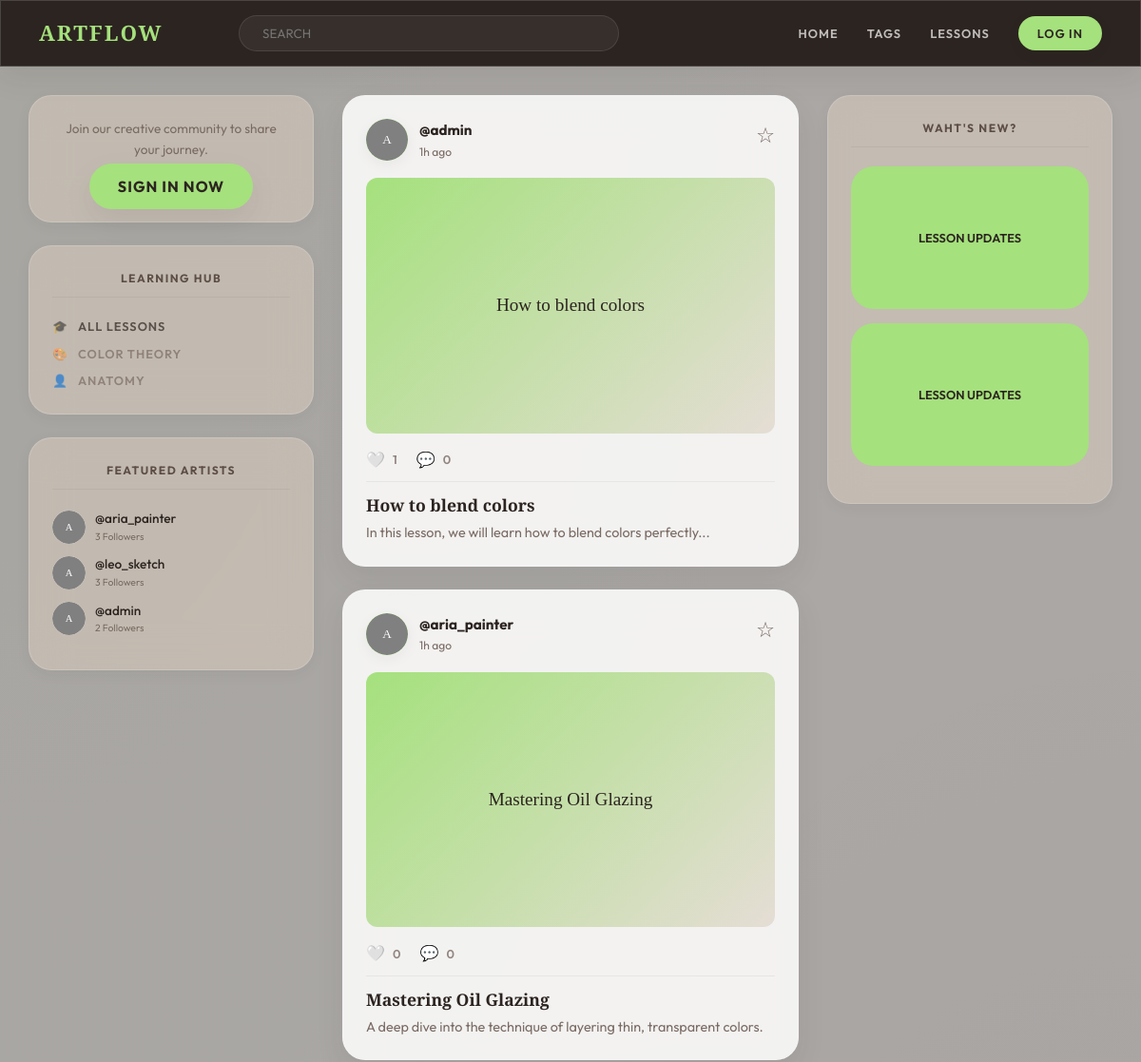
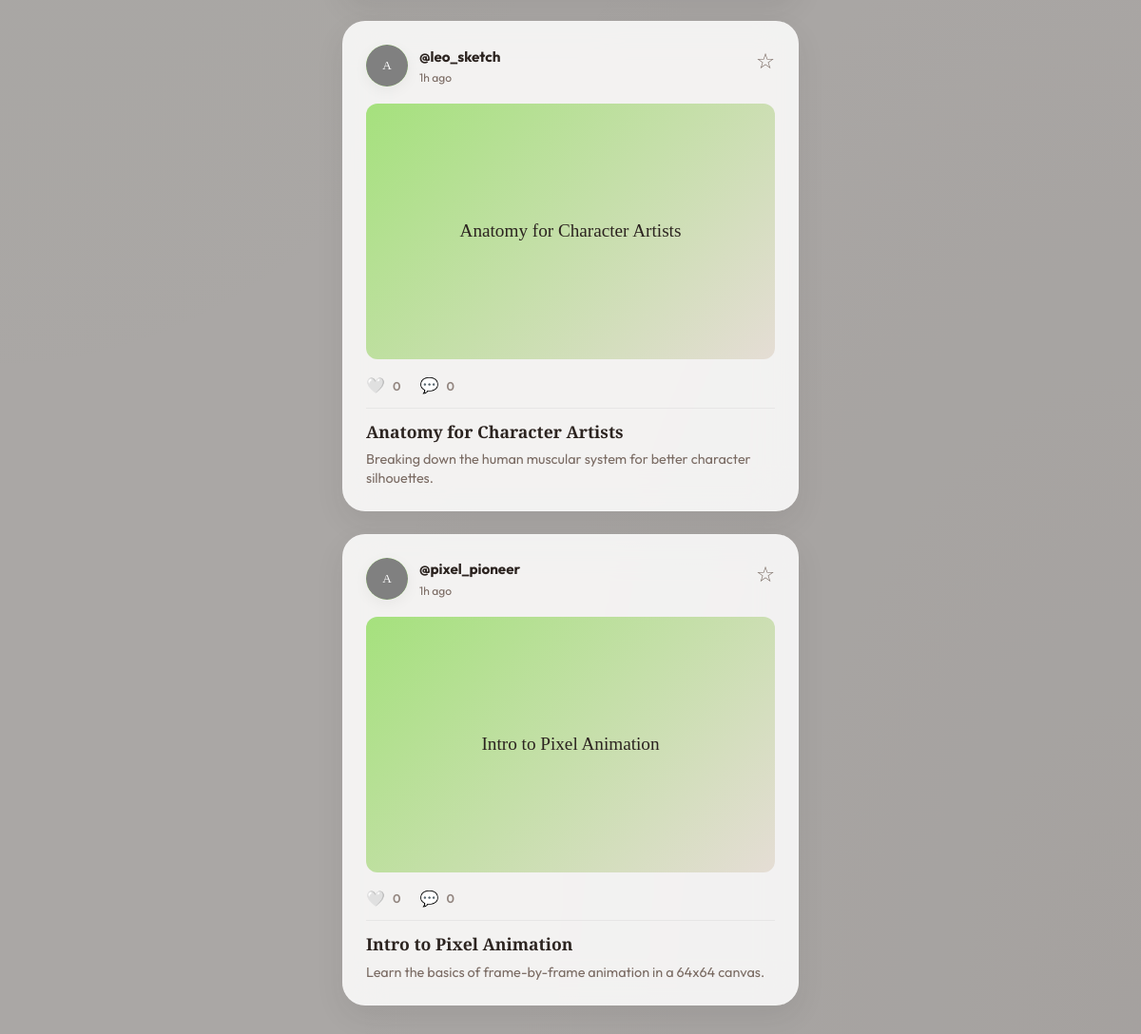
Page /index.php?type=lesson on the committed database (2 pictures, top to bottom).
### tables this page shows
CREATE TABLE IF NOT EXISTS users (
    id INT AUTO_INCREMENT PRIMARY KEY,
    username VARCHAR(50) NOT NULL UNIQUE,
    email VARCHAR(100) NOT NULL UNIQUE,
    password VARCHAR(255) NOT NULL,
    role ENUM('user', 'admin') DEFAULT 'user',
    bio TEXT,
    avatar VARCHAR(255) DEFAULT 'default-avatar.png',
    created_at TIMESTAMP DEFAULT CURRENT_TIMESTAMP
);

CREATE TABLE IF NOT EXISTS posts (
    id INT AUTO_INCREMENT PRIMARY KEY,
    user_id INT NOT NULL,
    title VARCHAR(255) NOT NULL,
    content TEXT NOT NULL,
    image VARCHAR(255) DEFAULT NULL,
    type ENUM('artwork', 'lesson', 'project') NOT NULL,
    visibility ENUM('public', 'private') DEFAULT 'public',
    created_at TIMESTAMP DEFAULT CURRENT_TIMESTAMP,
    FOREIGN KEY (user_id) REFERENCES users(id) ON DELETE CASCADE
);

### models/UserModel.php (called while the page is built, shortened)
<?php
class UserModel {
    private $pdo;
    public function __construct() {
        global $pdo;
        $this->pdo = $pdo;
    }
    public function getFeaturedArtists($limit = 3) {
        $stmt = $this->pdo->prepare("SELECT u.*, (SELECT COUNT(*) FROM follows WHERE following_id = u.id) as followers_count
                                     FROM users u
                                     ORDER BY followers_count DESC LIMIT ?");
        $stmt->bindValue(1, (int)$limit, PDO::PARAM_INT);
        $stmt->execute();
        return $stmt->fetchAll();
    }
}

### models/PostModel.php (called while the page is built, shortened)
<?php
class PostModel {
    private $pdo;
    public function __construct() {
        global $pdo;
        $this->pdo = $pdo;
    }
    public function getFeed($page = 1, $perPage = 10, $currentUserId = null, $type = '', $search = '') {
        $offset = ($page - 1) * $perPage;
        $whereClause = "WHERE (p.visibility = 'public'";
        $params = [];
        if ($currentUserId) {
            $whereClause .= " OR p.user_id = ?)";
            $params[] = $currentUserId;
        } else {
            $whereClause .= ")";
        }
        if ($type) {
            $whereClause .= " AND p.type = ?";
            $params[] = $type;
        }
        $sql = "SELECT p.*, u.username, u.avatar,
                (SELECT COUNT(*) FROM likes WHERE post_id = p.id) as likes_count,
                (SELECT COUNT(*) FROM comments WHERE post_id = p.id) as comments_count
                " . ($currentUserId ? ", (SELECT COUNT(*) FROM likes WHERE post_id = p.id AND user_id = " . (int)$currentUserId . ") as is_liked" : ", 0 as is_liked") . "
                " . ($currentUserId ? ", (SELECT COUNT(*) FROM favorites WHERE post_id = p.id AND user_id = " . (int)$currentUserId . ") as is_saved" : ", 0 as is_saved") . "
                FROM posts p
                JOIN users u ON p.user_id = u.id
                $whereClause
                ORDER BY p.created_at DESC
                LIMIT ? OFFSET ?";
        $params[] = (int)$perPage;
        $params[] = (int)$offset;
        $stmt = $this->pdo->prepare($sql);
        foreach ($params as $k => $v) {
            $typePDO = is_int($v) ? PDO::PARAM_INT : PDO::PARAM_STR;
            $stmt->bindValue($k + 1, $v, $typePDO);
        }
        $stmt->execute();
        return $stmt->fetchAll();
    }
}

### views/partials/post_card.php (the view)
<?php
$liked = !empty($post['is_liked']);
$faved = !empty($post['is_saved']);
?>
<article class="post-card" data-id="<?= $post['id'] ?>">
    <div class="post-actions-top">
        <div class="post-save action-btn <?= $faved ? 'active' : '' ?>" data-action="favorite">
            <span><?= $faved ? '★' : '☆' ?></span>
        </div>
    </div>
    <div class="post-header">
        <div class="post-pfp">
            <img src="<?= avatarUrl($post['avatar']) ?>" alt="<?= sanitize($post['username']) ?>" style="width:100%; height:100%; object-fit:cover;">
        </div>
        <div class="post-user-info">
            <span class="post-username">@<?= sanitize($post['username']) ?></span>
            <span class="post-time"><?= timeAgo($post['created_at']) ?></span>
        </div>
    </div>
    <div class="post-image-container">
        <?php if (!empty($post['image'])): ?>
            <img src="<?= postImageUrl($post['image']) ?>" alt="<?= sanitize($post['title']) ?>" class="post-image" loading="lazy">
        <?php else: ?>
            <div class="post-image-placeholder">
                <?= sanitize($post['title']) ?>
            </div>
        <?php endif; ?>
    </div>
    <div class="post-footer">
        <div class="post-meta-actions">
            <div class="post-like action-btn <?= $liked ? 'active' : '' ?>" data-action="like">
                <span class="icon"><?= $liked ? '❤️' : '🤍' ?></span>
                <span class="count"><?= $post['likes_count'] ?></span>
            </div>
            <div class="post-comment-btn action-btn">
                <span class="icon">💬</span>
                <span class="count"><?= $post['comments_count'] ?></span>
            </div>
        </div>
        <h3 class="post-title" style="font-size: 1.1rem; margin: 10px 0 5px;"><?= sanitize($post['title']) ?></h3>
        <?php if (!empty($post['content'])): ?>
            <p class="post-excerpt" style="font-size: 0.9rem; color: var(--text-muted); line-height: 1.4;">
                <?= nl2br(sanitize(truncate($post['content'], 120))) ?>
            </p>
        <?php endif; ?>
    </div>
</article>

### index.php (shortened to what this page needs)
<?php
require_once __DIR__ . '/config/database.php';
require_once __DIR__ . '/config/auth.php';
require_once __DIR__ . '/models/UserModel.php';
require_once __DIR__ . '/models/PostModel.php';
$postModel = new PostModel();
$page    = max(1, (int)($_GET['page'] ?? 1));
$type    = in_array($_GET['type'] ?? '', ['artwork', 'lesson', 'project']) ? $_GET['type'] : '';
$search  = sanitize(trim($_GET['q'] ?? ''));
$perPage = 10;
$posts     = $postModel->getFeed($page, $perPage, currentUserId(), $type, $search);
require_once __DIR__ . '/views/partials/head.php';
require_once __DIR__ . '/views/partials/topbar.php';
?>
<main class="app-container">
    <?php require __DIR__ . '/views/partials/sidebar.php'; ?>
    <div class="feed-area">
        <?php if (empty($posts)): ?>
            <div class="post-card text-center">
                <h3>No posts found</h3>
                <p>Be the first to share something!</p>
            </div>
        <?php else: foreach ($posts as $post): ?>
            <?php require __DIR__ . '/views/partials/post_card.php'; ?>
        <?php endforeach; endif; ?>
    </div>
    <aside class="right-sidebar">
        <div class="sidebar-box">
            <div class="box-title">WAHT'S NEW?</div>
            <div class="lesson-update">LESSON UPDATES</div>
            <div class="lesson-update">LESSON UPDATES</div>
        </div>
    </aside>
</main>
</body>
</html>

### views/partials/sidebar.php (shortened to what this page needs)
<?php
$um = new UserModel();
$sUser = isLoggedIn() ? $um->findById(currentUserId()) : null;
?>
<aside class="left-sidebar">
  <div class="sidebar-box">
    <?php if ($sUser): ?>
      <div class="profile-card">
        <div class="pfp-circle">
          <img src="<?= avatarUrl($sUser['avatar'] ?? null) ?>" alt="<?= sanitize($sUser['username']) ?>">
        </div>
        <div class="user-name">@<?= sanitize($sUser['username']) ?></div>
        <div style="font-size: 0.75rem; color: var(--text-muted); margin-bottom: 15px;">Digital Illustrator</div>
        <a href="<?= BASE_URL ?>/views/profile/index.php" class="btn-edit">PROFILE SETTINGS</a>
      </div>
    <?php else: ?>
      <div class="text-center">
        <p style="font-size: 0.85rem; margin-bottom: 15px; color: var(--text-muted);">Join our creative community to share your journey.</p>
        <a href="<?= BASE_URL ?>/views/auth/login.php" class="btn-login">SIGN IN NOW</a>
      </div>
    <?php endif; ?>
  </div>
  <div class="sidebar-box">
    <div class="box-title">LEARNING HUB</div>
    <div style="display: flex; flex-direction: column; gap: 8px;">
        <a href="<?= BASE_URL ?>/index.php?type=lesson" class="nav-item" style="font-size: 0.8rem; text-decoration: none; color: var(--text-main); display: flex; align-items: center; gap: 10px;">
            <span>🎓</span> ALL LESSONS
        </a>
        <a href="<?= BASE_URL ?>/index.php?q=color&type=lesson" class="nav-item" style="font-size: 0.8rem; text-decoration: none; color: var(--text-muted); display: flex; align-items: center; gap: 10px;">
            <span>🎨</span> COLOR THEORY
        </a>
        <a href="<?= BASE_URL ?>/index.php?q=anatomy&type=lesson" class="nav-item" style="font-size: 0.8rem; text-decoration: none; color: var(--text-muted); display: flex; align-items: center; gap: 10px;">
            <span>👤</span> ANATOMY
        </a>
    </div>
  </div>
  <div class="sidebar-box">
    <div class="box-title">FEATURED ARTISTS</div>
    <div class="artist-list">
      <?php
      $featured = $um->getFeaturedArtists(3);
      foreach ($featured as $artist):
      ?>
      <div class="artist-item">
        <a href="<?= BASE_URL ?>/views/profile/index.php?id=<?= $artist['id'] ?>" class="artist-pfp" style="text-decoration:none; background: var(--bg-canvas); overflow: hidden; display: flex; align-items: center; justify-content: center; font-size: 0.6rem; font-weight: 700; color: var(--secondary);">
            <img src="<?= avatarUrl($artist['avatar']) ?>" style="width:100%; height:100%; object-fit:cover;">
        </a>
        <div style="display: flex; flex-direction: column;">
            <a href="<?= BASE_URL ?>/views/profile/index.php?id=<?= $artist['id'] ?>" class="artist-name" style="text-decoration:none; color:inherit;">@<?= sanitize($artist['username']) ?></a>
            <div style="font-size: 0.65rem; color: var(--text-muted);"><?= $artist['followers_count'] ?> Followers</div>
        </div>
      </div>
      <?php endforeach; ?>
    </div>
  </div>
</aside>

### views/partials/video_bg.php (style rules this page uses)
body { background-color: transparent !important; }
.sidebar-box, .post-card, .share-progress, .top-nav { backdrop-filter: blur(20px) saturate(180%) !important; -webkit-backdrop-filter: blur(20px) saturate(180%) !important; border: 1px solid rgba(255, 255, 255, 0.15) !important; }

### rows in the picture
users: username "aria_painter", followers_count "3"
users: username "leo_sketch", followers_count "3"
users: username "admin", followers_count "2"
posts: user.username "admin", created_at "1h ago", title "How to blend colors", likes_count "1", comments_count "0", content "In this lesson, we will learn how to blend colors perfectly..."
posts: user.username "aria_painter", created_at "1h ago", title "Mastering Oil Glazing", likes_count "0", comments_count "0", content "A deep dive into the technique of layering thin, transparent colors."
posts: user.username "leo_sketch", created_at "1h ago", title "Anatomy for Character Artists", likes_count "0", comments_count "0", content "Breaking down the human muscular system for better character silhouettes."
posts: user.username "pixel_pioneer", created_at "1h ago", title "Intro to Pixel Animation", likes_count "0", comments_count "0", content "Learn the basics of frame-by-frame animation in a 64x64 canvas."
